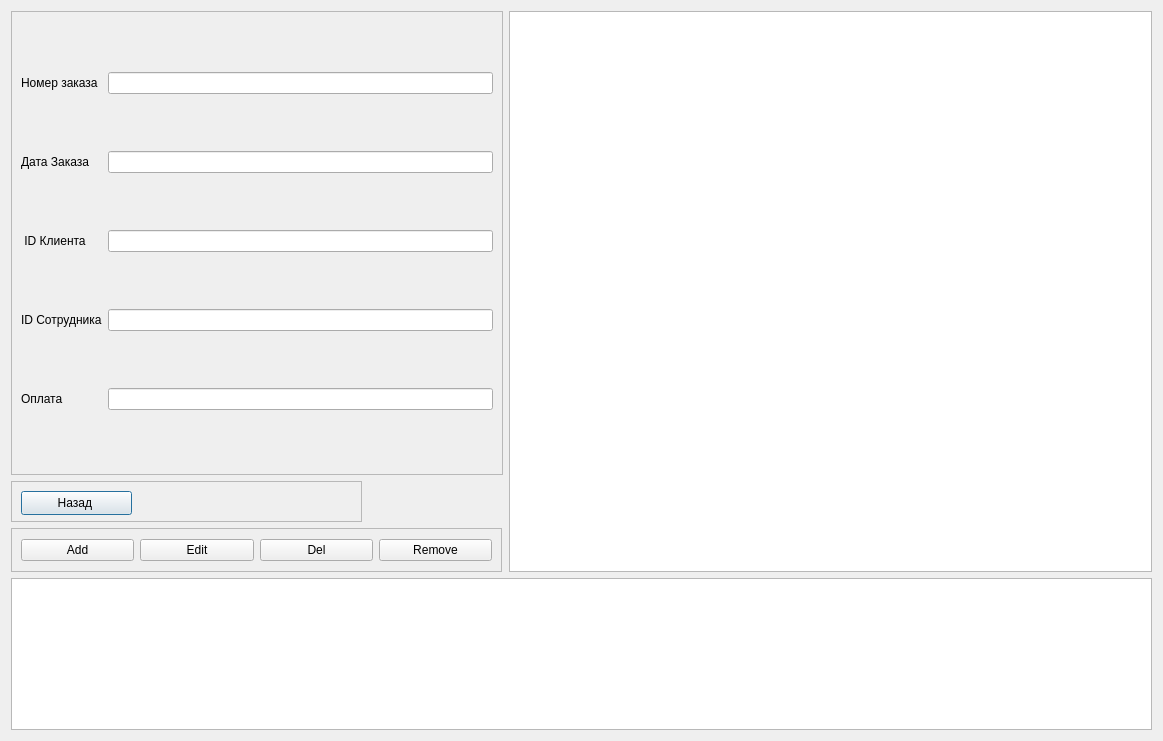
<?xml version="1.0" encoding="UTF-8"?>
<ui version="4.0">
 <class>ClientOrder</class>
 <widget class="QDialog" name="ClientOrder">
  <property name="geometry">
   <rect>
    <x>0</x>
    <y>0</y>
    <width>1163</width>
    <height>741</height>
   </rect>
  </property>
  <property name="windowTitle">
   <string>Dialog</string>
  </property>
  <layout class="QGridLayout" name="gridLayout_2">
   <item row="0" column="0">
    <widget class="QFrame" name="frame">
     <property name="minimumSize">
      <size>
       <width>335</width>
       <height>326</height>
      </size>
     </property>
     <property name="maximumSize">
      <size>
       <width>492</width>
       <height>464</height>
      </size>
     </property>
     <property name="frameShape">
      <enum>QFrame::StyledPanel</enum>
     </property>
     <property name="frameShadow">
      <enum>QFrame::Raised</enum>
     </property>
     <layout class="QGridLayout" name="gridLayout">
      <item row="0" column="0">
       <widget class="QLabel" name="lbID_2">
        <property name="text">
         <string>Номер заказа </string>
        </property>
       </widget>
      </item>
      <item row="0" column="1">
       <widget class="QLineEdit" name="leOrder_number"/>
      </item>
      <item row="1" column="0">
       <widget class="QLabel" name="label_3">
        <property name="text">
         <string>Дата Заказа</string>
        </property>
       </widget>
      </item>
      <item row="1" column="1">
       <widget class="QLineEdit" name="leDate_2"/>
      </item>
      <item row="2" column="0">
       <widget class="QLabel" name="lbName_2">
        <property name="text">
         <string> ID Клиента</string>
        </property>
       </widget>
      </item>
      <item row="2" column="1">
       <widget class="QLineEdit" name="leId_client"/>
      </item>
      <item row="3" column="0">
       <widget class="QLabel" name="lbINN_2">
        <property name="text">
         <string>ID Сотрудника</string>
        </property>
       </widget>
      </item>
      <item row="3" column="1">
       <widget class="QLineEdit" name="leId_emp"/>
      </item>
      <item row="4" column="0">
       <widget class="QLabel" name="label">
        <property name="text">
         <string>Оплата</string>
        </property>
       </widget>
      </item>
      <item row="4" column="1">
       <widget class="QLineEdit" name="lePay"/>
      </item>
     </layout>
    </widget>
   </item>
   <item row="0" column="1" rowspan="3">
    <widget class="QTableWidget" name="twOrg">
     <property name="minimumSize">
      <size>
       <width>561</width>
       <height>561</height>
      </size>
     </property>
    </widget>
   </item>
   <item row="1" column="0">
    <widget class="QFrame" name="frame_4">
     <property name="minimumSize">
      <size>
       <width>351</width>
       <height>41</height>
      </size>
     </property>
     <property name="maximumSize">
      <size>
       <width>351</width>
       <height>41</height>
      </size>
     </property>
     <property name="frameShape">
      <enum>QFrame::StyledPanel</enum>
     </property>
     <property name="frameShadow">
      <enum>QFrame::Raised</enum>
     </property>
     <widget class="QPushButton" name="btnBack">
      <property name="geometry">
       <rect>
        <x>10</x>
        <y>10</y>
        <width>111</width>
        <height>24</height>
       </rect>
      </property>
      <property name="text">
       <string>Назад </string>
      </property>
     </widget>
    </widget>
   </item>
   <item row="2" column="0">
    <widget class="QFrame" name="frame_3">
     <property name="maximumSize">
      <size>
       <width>491</width>
       <height>44</height>
      </size>
     </property>
     <property name="frameShape">
      <enum>QFrame::StyledPanel</enum>
     </property>
     <property name="frameShadow">
      <enum>QFrame::Raised</enum>
     </property>
     <layout class="QHBoxLayout" name="horizontalLayout">
      <item>
       <widget class="QPushButton" name="btnAdd_2">
        <property name="text">
         <string>Add</string>
        </property>
       </widget>
      </item>
      <item>
       <widget class="QPushButton" name="btnEdit_2">
        <property name="text">
         <string>Edit</string>
        </property>
       </widget>
      </item>
      <item>
       <widget class="QPushButton" name="btnDel_2">
        <property name="text">
         <string>Del</string>
        </property>
       </widget>
      </item>
      <item>
       <widget class="QPushButton" name="btnRemove_2">
        <property name="text">
         <string>Remove</string>
        </property>
       </widget>
      </item>
     </layout>
    </widget>
   </item>
   <item row="3" column="0" colspan="2">
    <widget class="QTextEdit" name="teResult">
     <property name="sizePolicy">
      <sizepolicy hsizetype="Minimum" vsizetype="Expanding">
       <horstretch>0</horstretch>
       <verstretch>0</verstretch>
      </sizepolicy>
     </property>
     <property name="readOnly">
      <bool>true</bool>
     </property>
    </widget>
   </item>
  </layout>
 </widget>
 <resources/>
 <connections/>
</ui>
